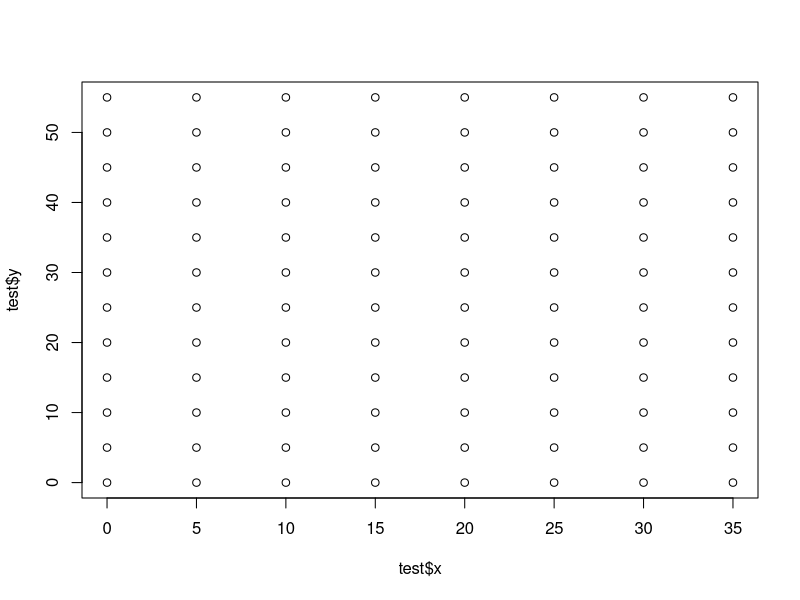

Recreate this plot in R.

# Simple xy generation for xyz stage - needs work on flexibility

findXY <- function(xy1, xy2, xNumWells, yNumWells) {
  
  diffX <- xy2[1] - xy1[1]
  
  X <- c(xy1[1], xy2[1])
  Y <- c(xy1[2])
  
  X[3:xNumWells] <- sapply(3:xNumWells, function (x) (x-1) * diffX)
  Y[2:yNumWells] <- sapply(2:yNumWells, function (x) (x-1) * diffX)
  
  xy <- data.frame(x = rep.int(X, times = yNumWells),
                   y = rep(Y, each = xNumWells))
  
  return(xy)

}

test <- findXY(xy1 = c(0,0), xy2 = c(5,0), xNumWells = 8, yNumWells = 12)

# Test results
plot(test$y ~ test$x)
